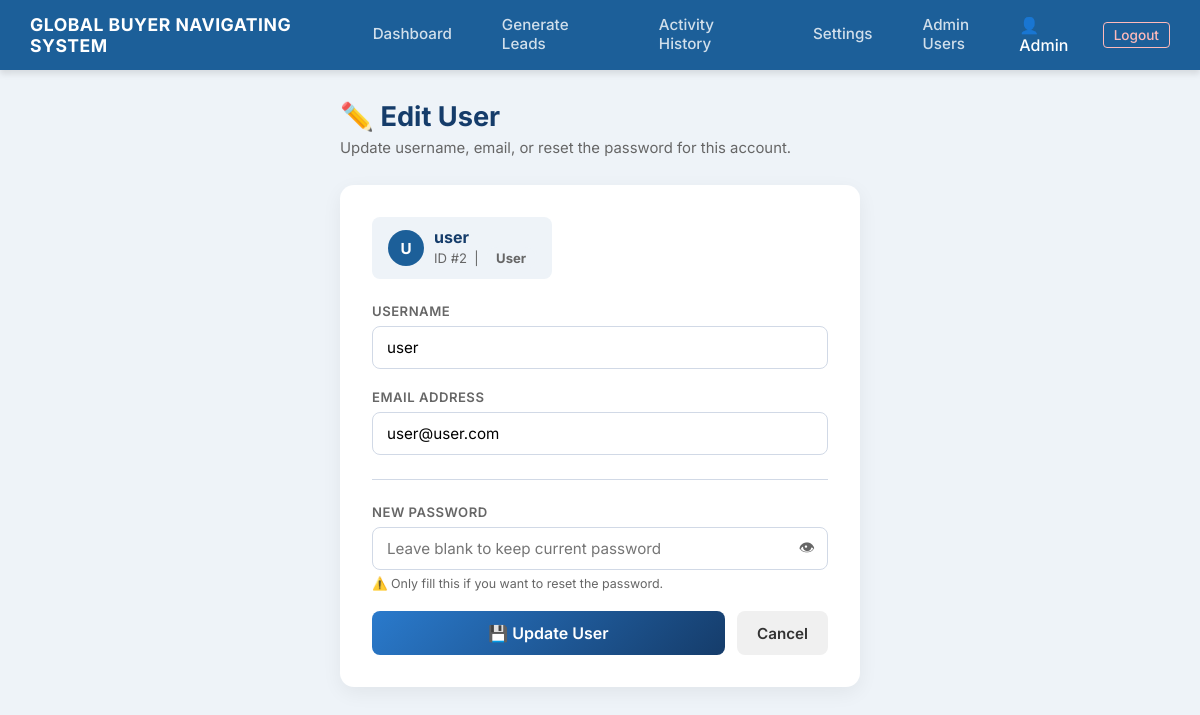
The page /admin/edit_user/2 (signed in) on the database its author committed.
### tables this page shows
CREATE TABLE users (
            id INTEGER PRIMARY KEY AUTOINCREMENT,
            username TEXT UNIQUE NOT NULL,
            email TEXT,
            password_hash TEXT NOT NULL,
            role TEXT DEFAULT 'user',
            is_blocked INTEGER DEFAULT 0,
            created_at TIMESTAMP DEFAULT CURRENT_TIMESTAMP
        , full_name TEXT DEFAULT '', sender_email TEXT DEFAULT '', company_name TEXT DEFAULT '', message_template TEXT, show_browser INTEGER DEFAULT 1, gemini_api_key TEXT DEFAULT '', ai_enabled INTEGER DEFAULT 0, ai_tone TEXT DEFAULT 'b2b_wholesale', ai_custom_prompt TEXT DEFAULT '', proxy_enabled INTEGER DEFAULT 0, proxy_list TEXT DEFAULT '');

### app.py (the view, shortened to what this page needs)
@app.route('/admin/edit_user/<int:user_id>', methods=['GET', 'POST'])
@login_required
@admin_required
def edit_user(user_id):
    conn = get_db_connection()
    cursor = conn.cursor()
    cursor.execute("SELECT id, username, email, role FROM users WHERE id = ?", (user_id,))
    user_row = cursor.fetchone()
    conn.close()
    if not user_row:
        flash("User not found.", "error")
        return redirect(url_for('admin_users'))
    return render_template('edit_user.html', edit_user=user_row)

### app.py (called while the page is built)
def get_db_connection():
    return sqlite3.connect('database.db')

@login_manager.user_loader
def load_user(user_id):
    conn = None
    try:
        conn = get_db_connection()
        cursor = conn.cursor()
        cursor.execute("SELECT id, username, role, is_blocked, COALESCE(show_browser, 1) FROM users WHERE id = ?", (user_id,))
        row = cursor.fetchone()
        if row:
            return User(row[0], row[1], row[2], row[3], row[4])
    except Exception as e:
        print(f"Error loading user: {e}")
    finally:
        if conn:
            conn.close()
    return None

def admin_required(f):
    @wraps(f)
    def decorated_function(*args, **kwargs):
        if not current_user.is_authenticated or current_user.role != 'admin':
            flash("Administrator login required to access this area.", "error")
            return redirect(url_for('admin_login'))
        return f(*args, **kwargs)
    return decorated_function

### templates/edit_user.html (shortened to what this page needs)
{% extends "base.html" %}
{% block content %}
<div class="edit-container">
    <div class="edit-header">
        <h1>✏️ Edit User</h1>
        <p>Update username, email, or reset the password for this account.</p>
    </div>
    <div class="edit-card">
        <div class="user-badge">
            <div class="avatar">{{ edit_user[1][0]|upper }}</div>
            <div class="info">
                <strong>{{ edit_user[1] }}</strong>
                <span>ID #{{ edit_user[0] }} &nbsp;|&nbsp; <span class="role-badge">{{ edit_user[3]|capitalize }}</span></span>
            </div>
        </div>
        <form method="POST" action="{{ url_for('edit_user', user_id=edit_user[0]) }}">
            <div class="form-group">
                <label>Username</label>
                <input type="text" name="username" value="{{ edit_user[1] }}" required autocomplete="off">
            </div>
            <div class="form-group">
                <label>Email Address</label>
                <input type="email" name="email" value="{{ edit_user[2] or '' }}" autocomplete="off">
            </div>
            <hr class="divider">
            <div class="form-group">
                <label>New Password</label>
                <div class="pwd-toggle">
                    <input type="password" name="password" id="pwdField" placeholder="Leave blank to keep current password" autocomplete="new-password">
                    <button type="button" class="toggle-eye" onclick="togglePwd()">👁</button>
                </div>
                <p class="password-hint">⚠️ Only fill this if you want to reset the password.</p>
            </div>
            <div class="btn-row">
                <button type="submit" class="btn-update">💾 Update User</button>
                <a href="{{ url_for('admin_users') }}" class="btn-cancel">Cancel</a>
            </div>
        </form>
    </div>
</div>
{% endblock %}

### templates/base.html (shortened to what this page needs)
<!DOCTYPE html>
<html lang="en">
<head>
</head>
<body>
    {% if current_user.is_authenticated %}
    <div class="topbar">
        <div class="topbar-logo">Global Buyer Navigating System</div>
        <div class="topbar-nav">
            <a href="{{ url_for('dashboard') }}" class="{% if request.endpoint == 'dashboard' or request.endpoint == 'admin_dashboard' or request.endpoint == 'user_dashboard' %}active{% endif %}">Dashboard</a>
            <a href="{{ url_for('generate_leads') }}" class="{% if request.endpoint == 'generate_leads' %}active{% endif %}">Generate Leads</a>
            <a href="{{ url_for('export_history') }}" class="{% if request.endpoint == 'export_history' %}active{% endif %}">Activity History</a>
            <a href="{{ url_for('settings') }}" class="{% if request.endpoint == 'settings' %}active{% endif %}">Settings</a>
            {% if current_user.role == 'admin' %}
            <a href="{{ url_for('admin_users') }}" class="{% if request.endpoint == 'admin_users' %}active{% endif %}">Admin Users</a>
            {% endif %}
        </div>
        <div class="topbar-profile">
            👤 {{ current_user.username | capitalize }}
            <a href="{{ url_for('logout') }}" class="logout-btn">Logout</a>
        </div>
    </div>
    {% endif %}
    <div class="main-container">
        {% block content %}{% endblock %}
    </div>
</body>
</html>

### templates/base.html (style rules this page uses)
:root { --primary-blue: #1c5f99; --dark-blue: #153c6a; --light-blue: #eef3f8; --accent-blue: #2a7acc; --text-dark: #333333; --text-gray: #666666; --white: #ffffff; --border-color: #d1d9e6; --success-green: #2ecc71; --pending-black: #2c3e50; }
* { margin: 0; padding: 0; box-sizing: border-box; font-family: 'Inter', sans-serif; }
body { background-color: var(--light-blue); color: var(--text-dark); min-height: 100vh; display: flex; flex-direction: column; }
.topbar { background-color: var(--primary-blue); color: var(--white); display: flex; align-items: center; justify-content: space-between; padding: 0 30px; height: 70px; box-shadow: 0 4px 6px rgba(0,0,0,0.1); }
.topbar-logo { font-size: 1.1rem; font-weight: 700; letter-spacing: 0.5px; text-transform: uppercase; }
.topbar-nav { display: flex; gap: 30px; height: 100%; }
.topbar-nav a { color: rgba(255, 255, 255, 0.8); text-decoration: none; font-weight: 500; font-size: 0.95rem; display: flex; align-items: center; padding: 0 10px; border-bottom: 3px solid transparent; transition: all 0.2s ease; }
.topbar-profile { display: flex; align-items: center; gap: 15px; font-weight: 500; }
.topbar-profile .logout-btn { color: #ffbaba; text-decoration: none; font-size: 0.85rem; border: 1px solid #ffbaba; padding: 4px 10px; border-radius: 4px; transition: 0.2s; }
.main-container { padding: 30px; flex: 1; max-width: 1400px; margin: 0 auto; width: 100%; }
.form-group { margin-bottom: 20px; }
.form-group label { display: block; margin-bottom: 8px; font-weight: 500; font-size: 0.9rem; color: var(--text-dark); }
.form-group input { width: 100%; padding: 12px 15px; border: 1px solid var(--border-color); border-radius: 6px; font-size: 1rem; transition: border-color 0.2s; }

### rows shown on the page
users: username "Admin"
users: username "U", username "user", id "2", role "User", email "user@user.com"
